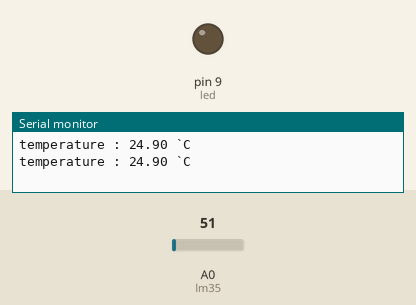
Simulated run of this sketch. Board: Arduino Uno, built with avr-gcc and run on an emulated ATmega328P. On the bench: output pins drawn as LEDs (lit = HIGH), the last lines printed to the serial monitor. The inputs (shaded band) are chosen by the test bench; at power-on: A0 (lm35) = 51.

Above: at 1.8 s.
1.9 s: A0 (lm35) set to 59
At 3.7 s:
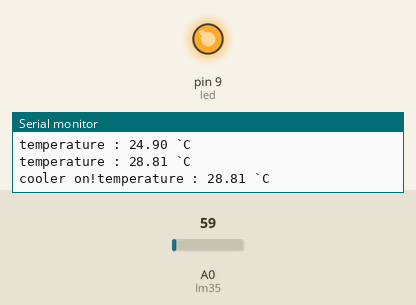
4.5 s: A0 (lm35) set to 30
At 7.2 s:
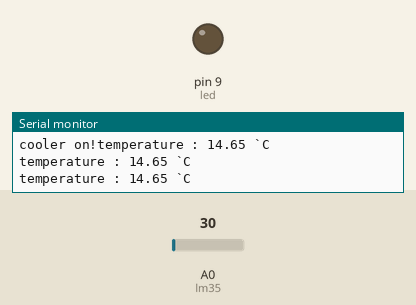
7.5 s: A0 (lm35) set to 61
At 9.6 s:
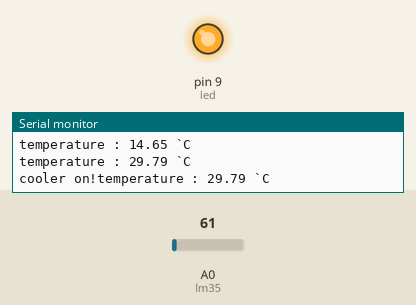
Timing chart, 0 to 11.1 s (numbered marks = the images above; inputs shaded):
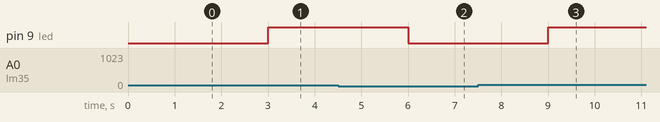

The sketch:

6-2.ino
```cpp
const int lm35 = A0;
int led = 9;
void setup(){
  Serial.begin(9600);
  pinMode(led , OUTPUT);
}
void loop() {
  int sensorvalue = analogRead(lm35);
  float voltage = sensorvalue * (5.0 / 1024.0);
  float tempC = voltage * 100 ;
  Serial.print("temperature : ");
  Serial.print(tempC);
  Serial.println(" `C");
  delay(1000);
  if(tempC > 27)
  {
    Serial.print("cooler on!");
    digitalWrite(led , HIGH);
  }
  else {
    digitalWrite(led , LOW);
  }
}
```

Measured:
- the behaviour switches between 55 and 56 on A0 (lm35) (found by bisection; images 0 and 1)
- after the input at 1.9 s, pin 9 (led): LOW → HIGH after 1.1 s
- after the input at 4.5 s, pin 9 (led): HIGH → LOW after 1.5 s
- after the input at 7.5 s, pin 9 (led): LOW → HIGH after 1.5 s
